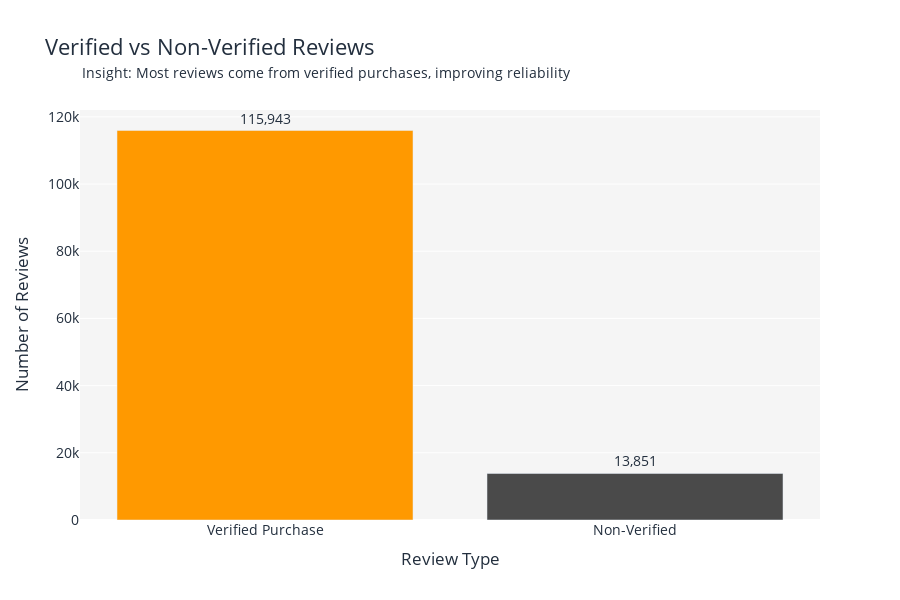

This figure's notebook cell:
### Code cell
#Plot 4
verified_counts = df_master["verified"].value_counts()

fig4 = px.bar(
    x=["Verified Purchase", "Non-Verified"],
    y=verified_counts.values,
    text=[f"{v:,}" for v in verified_counts.values],
    labels={"x": "Review Type", "y": "Number of Reviews"},
    title="Verified vs Non-Verified Reviews"
)

fig4.update_traces(
    marker_color=[amazon_orange, "#4A4A4A"],
    textposition="outside",
    hovertemplate="<b>%{x}</b><br>%{y:,} reviews<extra></extra>"
)

fig4.update_layout(
    height=600,
    plot_bgcolor=amazon_gray,
    paper_bgcolor="white",
    font=dict(size=14, color=amazon_navy),
    title_font_size=22,
    margin=dict(t=110)
)

fig4.add_annotation(
    text="Insight: Most reviews come from verified purchases, improving reliability",
    xref="paper", yref="paper",
    x=0, y=1.12,
    showarrow=False,
    font=dict(size=14, color=amazon_navy)
)

fig4.show()

### Figure 1 — Plotly figure (JSON) as saved in the notebook; plotly's stock layout.template omitted (floating-point values rounded to 4 significant figures)
{"data": [{"hovertemplate": "<b>%{x}</b><br>%{y:,} reviews<extra></extra>", "legendgroup": "", "marker": {"color": ["#FF9900", "#4A4A4A"], "pattern": {"shape": ""}}, "name": "", "orientation": "v", "showlegend": false, "text": ["115,943", "13,851"], "textposition": "outside", "type": "bar", "x": ["Verified Purchase", "Non-Verified"], "xaxis": "x", "y": [115943, 13851], "yaxis": "y"}], "layout": {"annotations": [{"font": {"color": "#232F3E", "size": 14}, "showarrow": false, "text": "Insight: Most reviews come from verified purchases, improving reliability", "x": 0, "xref": "paper", "y": 1.12, "yref": "paper"}], "barmode": "relative", "font": {"color": "#232F3E", "size": 14}, "height": 600, "legend": {"tracegroupgap": 0}, "margin": {"t": 110}, "paper_bgcolor": "white", "plot_bgcolor": "#F5F5F5", "title": {"font": {"size": 22}, "text": "Verified vs Non-Verified Reviews"}, "xaxis": {"anchor": "y", "domain": [0, 1], "title": {"text": "Review Type"}}, "yaxis": {"anchor": "x", "domain": [0, 1], "title": {"text": "Number of Reviews"}}}}
